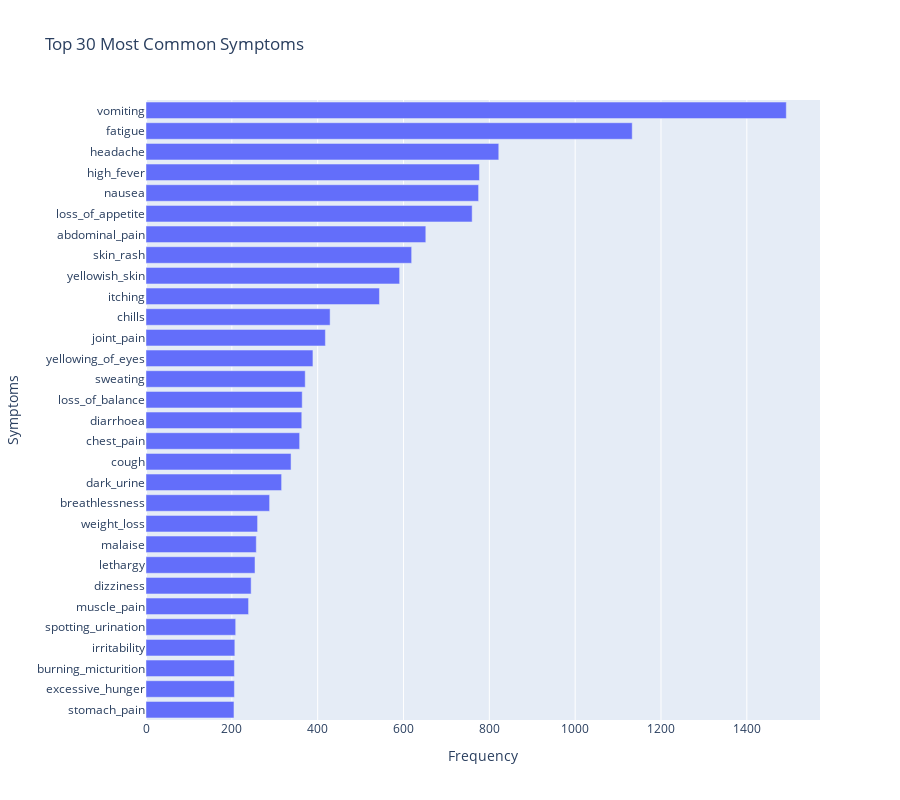
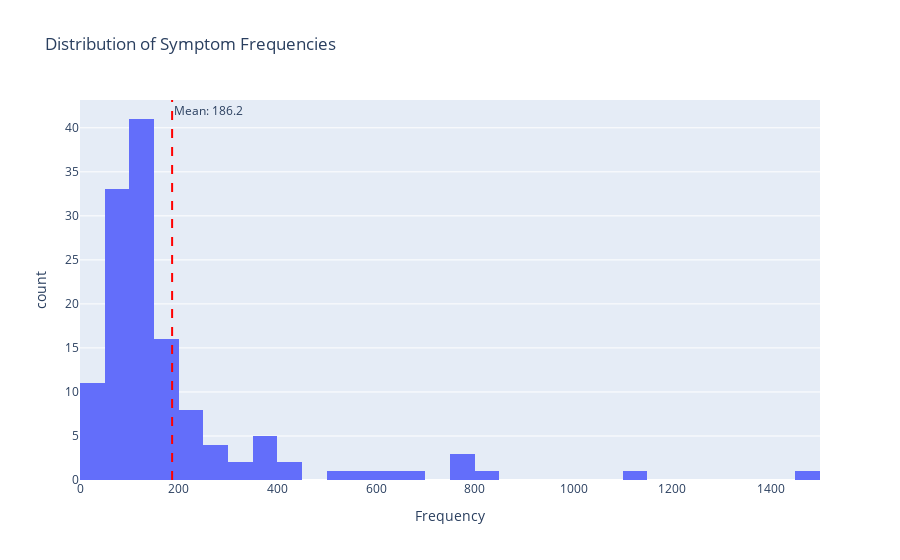

Write notebook code for charts like these, in order.
### Code cell
# Interactive symptom frequency plot
fig = px.bar(
    x=symptom_frequencies.head(30).values, 
    y=symptom_frequencies.head(30).index,
    orientation='h',
    title="Top 30 Most Common Symptoms",
    labels={'x': 'Frequency', 'y': 'Symptoms'},
    height=800
)
fig.update_layout(yaxis={'categoryorder': 'total ascending'})
fig.show()

# Symptom frequency distribution
fig = px.histogram(
    x=symptom_frequencies.values,
    nbins=50,
    title="Distribution of Symptom Frequencies",
    labels={'x': 'Frequency', 'y': 'Number of Symptoms'}
)
fig.add_vline(x=symptom_frequencies.mean(), line_dash="dash", line_color="red",
              annotation_text=f"Mean: {symptom_frequencies.mean():.1f}")
fig.show()

### Figure 1 — Plotly figure (JSON) as saved in the notebook; plotly's stock layout.template omitted (floating-point values rounded to 4 significant figures)
{"data": [{"alignmentgroup": "True", "hovertemplate": "Frequency=%{x}<br>Symptoms=%{y}<extra></extra>", "legendgroup": "", "marker": {"color": "#636efa", "pattern": {"shape": ""}}, "name": "", "offsetgroup": "", "orientation": "h", "showlegend": false, "textposition": "auto", "type": "bar", "x": [1492, 1133, 822, 777, 775, 760, 652, 619, 591, 544, 429, 418, 389, 371, 364, 363, 358, 338, 316, 288, 260, 257, 254, 245, 239, 209, 207, 206, 206, 205], "xaxis": "x", "y": ["vomiting", "fatigue", "headache", "high_fever", "nausea", "loss_of_appetite", "abdominal_pain", "skin_rash", "yellowish_skin", "itching", "chills", "joint_pain", "yellowing_of_eyes", "sweating", "loss_of_balance", "diarrhoea", "chest_pain", "cough", "dark_urine", "breathlessness", "weight_loss", "malaise", "lethargy", "dizziness", "muscle_pain", "spotting_urination", "irritability", "excessive_hunger", "burning_micturition", "stomach_pain"], "yaxis": "y"}], "layout": {"barmode": "relative", "height": 800, "legend": {"tracegroupgap": 0}, "title": {"text": "Top 30 Most Common Symptoms"}, "xaxis": {"anchor": "y", "domain": [0, 1], "title": {"text": "Frequency"}}, "yaxis": {"anchor": "x", "categoryorder": "total ascending", "domain": [0, 1], "title": {"text": "Symptoms"}}}}

### Figure 2 — Plotly figure (JSON) as saved in the notebook; plotly's stock layout.template omitted (floating-point values rounded to 4 significant figures; data arrays with more than 128 entries replaced by an {"elided": "..."} marker saying what was removed)
{"data": [{"alignmentgroup": "True", "bingroup": "x", "hovertemplate": "Frequency=%{x}<br>count=%{y}<extra></extra>", "legendgroup": "", "marker": {"color": "#636efa", "pattern": {"shape": ""}}, "name": "", "nbinsx": 50, "offsetgroup": "", "orientation": "v", "showlegend": false, "type": "histogram", "x": {"elided": "132 int values"}, "xaxis": "x", "yaxis": "y"}], "layout": {"annotations": [{"showarrow": false, "text": "Mean: 186.2", "x": 186.2, "xanchor": "left", "xref": "x", "y": 1, "yanchor": "top", "yref": "y domain"}], "barmode": "relative", "legend": {"tracegroupgap": 0}, "shapes": [{"line": {"color": "red", "dash": "dash"}, "type": "line", "x0": 186.2, "x1": 186.2, "xref": "x", "y0": 0, "y1": 1, "yref": "y domain"}], "title": {"text": "Distribution of Symptom Frequencies"}, "xaxis": {"anchor": "y", "domain": [0, 1], "title": {"text": "Frequency"}}, "yaxis": {"anchor": "x", "domain": [0, 1], "title": {"text": "count"}}}}
